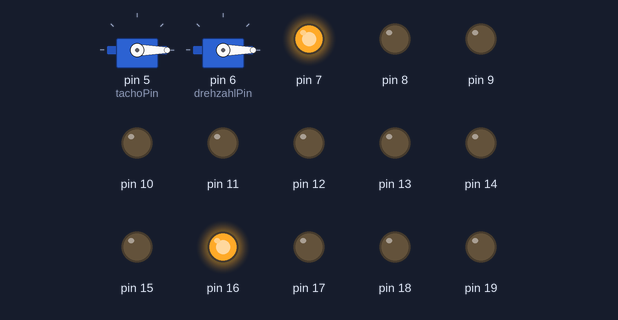
Bench run of a sketch on a simulated Arduino Uno, built with avr-gcc and run on an emulated ATmega328P. Parts: 2 × servo, output pins drawn as LEDs (lit = HIGH).

Above: at 0.1 s.
Timing chart, 0 to 1.6 s (numbered marks = the images above):
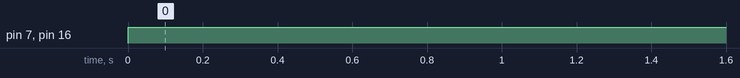

Measured:
- by itself, pin 7, pin 16: LOW → HIGH at 0.00 s

The sketch:

servoControl.ino
```cpp
// Programm zur Steuerung der physischen UI
// @Gruppenmitglied1, @Gruppenmitglied2...
#include <Servo.h>

//Inputvariablen
byte msbGeschwindigkeit = 0;
byte lsbGeschwindigkeit = 0;
byte msbDrehzahl = 0;
byte lsbDrehzahl = 0;
byte rest = 0;

//Statusvariablen
unsigned short geschwindigkeit = 0;
unsigned short drehzahl = 0;
byte gang = 0;
bool kupplung = false;
bool sportMode = false;
bool blinkerRechts = false;
bool blinkerLinks = false;

//servopins
#define tachoPin 5
#define drehzahlPin 6

//servo-objekt initialisierung
Servo Tacho;
Servo Drehzahl;

void setup() {
  Serial.begin(115200);

  //servo attachment
  Tacho.attach(tachoPin);
  Drehzahl.attach(drehzahlPin);

  //7=Comfort, 8=Sport, 9-15=vorwärts, 16=rückwärts, 17=kupplung, 18=blinker rechts, 19=blinker links
  for(int i = 7; i <= 19; i++){
    pinMode(i, OUTPUT);
  }
}

void loop(){
  getInput();
  computeValues();
  servos();
  leds();
}

//Inputvariablen von der seriellen Schnittstelle beziehen
void getInput() {
  if(Serial.available() >= 12){
    //warten auf startbyte
    while(Serial.read() != 0xFF){

    }
    msbGeschwindigkeit = Serial.read();
    lsbGeschwindigkeit = Serial.read();
    msbDrehzahl = Serial.read();
    lsbDrehzahl = Serial.read();
    rest = Serial.read();
  }
}

//Statusvariablen aus Inputvariablen berechnen
void computeValues(){
  unsigned short tempMsbGeschwindigkeit = msbGeschwindigkeit;
  geschwindigkeit = (tempMsbGeschwindigkeit<<8) + lsbGeschwindigkeit;

  unsigned short tempMsbDrehzahl = msbDrehzahl;
  drehzahl = (tempMsbDrehzahl<<8) + lsbDrehzahl;

  gang = rest&0x07;
  kupplung = (rest&0x08) == 0x08;
  sportMode = (rest&0x10) == 0x10;
  blinkerRechts = (rest&0x20) == 0x20;
  blinkerLinks = (rest&0x40) == 0x40;
}

//Servosteuerung
void servos(){
  //tacho
  byte tachoOut = map(geschwindigkeit, 0, 65278, 0, 180);
  Tacho.write(tachoOut);

  //drehzahl
  byte drehzahlOut = map(drehzahl, 0, 65278, 0, 180);
  Drehzahl.write(drehzahlOut);
}

//LED-Steuerung
void leds(){
  //sport modus leds
  if(sportMode){
    digitalWrite(7, LOW);
    digitalWrite(8, HIGH);
  } else{
    digitalWrite(7, HIGH);
    digitalWrite(8, LOW);
  }

  //gang leds
  if(gang == 0){
    for(byte i = 9; i <= 15; i++){
      digitalWrite(i, LOW);
    }
    digitalWrite(16, HIGH);
  } else if(1<=gang&&gang<=7){
    for(byte i = 1; i <= gang; i++){
      digitalWrite(i+8, HIGH);
    }

    for(byte i = 7; i>gang; i--){
      digitalWrite(i+8, LOW);
    }

    digitalWrite(16, LOW);
  }

  //kupplung leds
  if(kupplung){
    digitalWrite(17, HIGH);
  } else{
    digitalWrite(17, LOW);
  }

  //blinker leds
  if(blinkerRechts){
    digitalWrite(18, HIGH);
  } else{
    digitalWrite(18, LOW);
  }

  if(blinkerLinks){
    digitalWrite(19, HIGH);
  } else{
    digitalWrite(19, LOW);
  }
}
```
